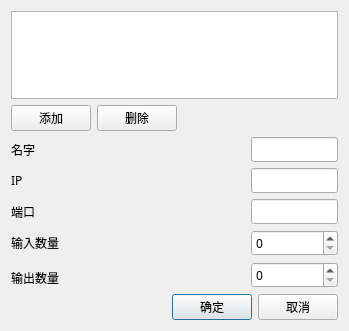
<?xml version="1.0" encoding="UTF-8"?>
<ui version="4.0">
 <class>BCSettingMatrixConfigDlg</class>
 <widget class="QDialog" name="BCSettingMatrixConfigDlg">
  <property name="geometry">
   <rect>
    <x>0</x>
    <y>0</y>
    <width>349</width>
    <height>331</height>
   </rect>
  </property>
  <property name="windowTitle">
   <string>Dialog</string>
  </property>
  <layout class="QGridLayout" name="gridLayout">
   <item row="0" column="0" colspan="5">
    <widget class="QListWidget" name="m_pListWidget">
     <property name="font">
      <font>
       <family>微软雅黑</family>
      </font>
     </property>
    </widget>
   </item>
   <item row="2" column="0">
    <widget class="QLabel" name="label">
     <property name="font">
      <font>
       <family>微软雅黑</family>
      </font>
     </property>
     <property name="text">
      <string>名字</string>
     </property>
    </widget>
   </item>
   <item row="2" column="2">
    <spacer name="horizontalSpacer_3">
     <property name="orientation">
      <enum>Qt::Horizontal</enum>
     </property>
     <property name="sizeHint" stdset="0">
      <size>
       <width>144</width>
       <height>20</height>
      </size>
     </property>
    </spacer>
   </item>
   <item row="2" column="3" colspan="2">
    <widget class="QLineEdit" name="m_pNameLineEdit">
     <property name="font">
      <font>
       <family>微软雅黑</family>
      </font>
     </property>
    </widget>
   </item>
   <item row="3" column="0">
    <widget class="QLabel" name="label_2">
     <property name="font">
      <font>
       <family>微软雅黑</family>
      </font>
     </property>
     <property name="text">
      <string>IP</string>
     </property>
    </widget>
   </item>
   <item row="3" column="2">
    <spacer name="horizontalSpacer_4">
     <property name="orientation">
      <enum>Qt::Horizontal</enum>
     </property>
     <property name="sizeHint" stdset="0">
      <size>
       <width>144</width>
       <height>20</height>
      </size>
     </property>
    </spacer>
   </item>
   <item row="3" column="3" colspan="2">
    <widget class="QLineEdit" name="m_pIPLineEdit">
     <property name="font">
      <font>
       <family>微软雅黑</family>
      </font>
     </property>
    </widget>
   </item>
   <item row="4" column="0">
    <widget class="QLabel" name="label_3">
     <property name="font">
      <font>
       <family>微软雅黑</family>
      </font>
     </property>
     <property name="text">
      <string>端口</string>
     </property>
    </widget>
   </item>
   <item row="4" column="2">
    <spacer name="horizontalSpacer_5">
     <property name="orientation">
      <enum>Qt::Horizontal</enum>
     </property>
     <property name="sizeHint" stdset="0">
      <size>
       <width>144</width>
       <height>20</height>
      </size>
     </property>
    </spacer>
   </item>
   <item row="4" column="3" colspan="2">
    <widget class="QLineEdit" name="m_pPortLineEdit">
     <property name="font">
      <font>
       <family>微软雅黑</family>
      </font>
     </property>
    </widget>
   </item>
   <item row="5" column="0">
    <widget class="QLabel" name="label_4">
     <property name="font">
      <font>
       <family>微软雅黑</family>
      </font>
     </property>
     <property name="text">
      <string>输入数量</string>
     </property>
    </widget>
   </item>
   <item row="5" column="2" rowspan="2">
    <spacer name="horizontalSpacer_6">
     <property name="orientation">
      <enum>Qt::Horizontal</enum>
     </property>
     <property name="sizeHint" stdset="0">
      <size>
       <width>144</width>
       <height>20</height>
      </size>
     </property>
    </spacer>
   </item>
   <item row="7" column="0">
    <widget class="QLabel" name="label_5">
     <property name="font">
      <font>
       <family>微软雅黑</family>
      </font>
     </property>
     <property name="text">
      <string>输出数量</string>
     </property>
    </widget>
   </item>
   <item row="7" column="2">
    <spacer name="horizontalSpacer_7">
     <property name="orientation">
      <enum>Qt::Horizontal</enum>
     </property>
     <property name="sizeHint" stdset="0">
      <size>
       <width>144</width>
       <height>20</height>
      </size>
     </property>
    </spacer>
   </item>
   <item row="8" column="1">
    <spacer name="verticalSpacer">
     <property name="orientation">
      <enum>Qt::Vertical</enum>
     </property>
     <property name="sizeHint" stdset="0">
      <size>
       <width>20</width>
       <height>40</height>
      </size>
     </property>
    </spacer>
   </item>
   <item row="9" column="0" colspan="5">
    <layout class="QHBoxLayout" name="horizontalLayout_2">
     <item>
      <spacer name="horizontalSpacer_2">
       <property name="orientation">
        <enum>Qt::Horizontal</enum>
       </property>
       <property name="sizeHint" stdset="0">
        <size>
         <width>40</width>
         <height>20</height>
        </size>
       </property>
      </spacer>
     </item>
     <item>
      <widget class="QPushButton" name="m_pOKBtn">
       <property name="font">
        <font>
         <family>微软雅黑</family>
        </font>
       </property>
       <property name="text">
        <string>确定</string>
       </property>
      </widget>
     </item>
     <item>
      <widget class="QPushButton" name="m_pCancelBtn">
       <property name="font">
        <font>
         <family>微软雅黑</family>
        </font>
       </property>
       <property name="text">
        <string>取消</string>
       </property>
      </widget>
     </item>
    </layout>
   </item>
   <item row="5" column="3" colspan="2">
    <widget class="QSpinBox" name="m_pInputSpinBox">
     <property name="font">
      <font>
       <family>微软雅黑</family>
      </font>
     </property>
    </widget>
   </item>
   <item row="6" column="3" rowspan="2" colspan="2">
    <widget class="QSpinBox" name="m_pOutputSpinBox">
     <property name="font">
      <font>
       <family>微软雅黑</family>
      </font>
     </property>
    </widget>
   </item>
   <item row="1" column="0" colspan="5">
    <layout class="QHBoxLayout" name="horizontalLayout">
     <item>
      <widget class="QPushButton" name="m_pAddBtn">
       <property name="font">
        <font>
         <family>微软雅黑</family>
        </font>
       </property>
       <property name="text">
        <string>添加</string>
       </property>
      </widget>
     </item>
     <item>
      <widget class="QPushButton" name="m_pDelBtn">
       <property name="font">
        <font>
         <family>微软雅黑</family>
        </font>
       </property>
       <property name="text">
        <string>删除</string>
       </property>
      </widget>
     </item>
     <item>
      <spacer name="horizontalSpacer">
       <property name="orientation">
        <enum>Qt::Horizontal</enum>
       </property>
       <property name="sizeHint" stdset="0">
        <size>
         <width>40</width>
         <height>20</height>
        </size>
       </property>
      </spacer>
     </item>
    </layout>
   </item>
  </layout>
 </widget>
 <resources/>
 <connections/>
</ui>
